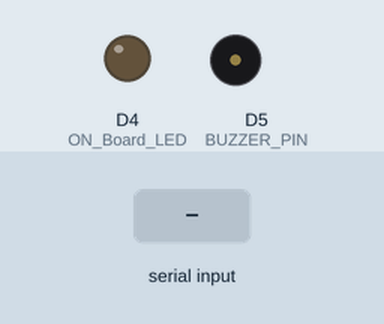
This sketch was run on a simulated ESP8266 (NodeMCU). On the bench: output pins drawn as LEDs (lit = HIGH), buzzer (waves = sounding). Inputs (shaded band) come from the test bench. WiFi joins after 1.5 s; servers stay silent unless stated; uploads are accepted with an empty reply; what the sketch prints to the serial monitor is not drawn.

Above: at 0.0 s.
At 3.2 s:
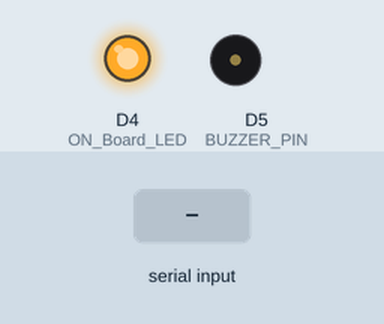
3.3 s: "90,45\n" received over the second serial link
At 6.3 s:
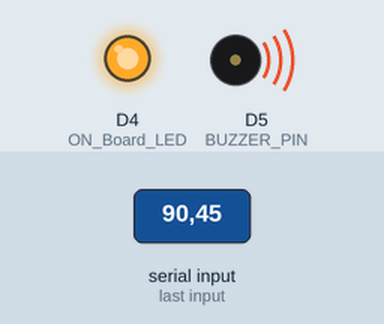
Timing chart, 0 to 8.1 s (numbered marks = the images above; inputs shaded):
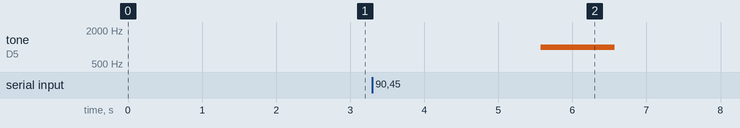

Measured:
- after the input at 3.3 s, tone on D5 (BUZZER_PIN): silent → 1000 Hz after 2.3 s, → silent 1.0 s later

The sketch:

wifi_esp8266.ino
```cpp
#include <ESP8266WiFi.h>
#include <WiFiClientSecure.h>

#include <WiFiManager.h>
#include <SoftwareSerial.h>


#define BUZZER_PIN D5
SoftwareSerial Uno(D7, D8);  // D7 : RX , D8 : TX

#define ON_Board_LED D4
const char* host = "script.google.com";
const int httpsPort = 443;
WiFiClientSecure client;

bool buttonPressed = false;

const int arraySize = 5;
double values[arraySize];
int currentIndex = 0;

String GAS_ID = "AKfycbx89OfUGH3m942fnMz4mwcKt6lp75Sd-eEJOISU_HFRkyc2WKqoyp-lbkA-cXItSKtg";

void setup() {
  Serial.begin(9600);
  Uno.begin(115200);
  delay(500);
  pinMode(ON_Board_LED, OUTPUT);
  digitalWrite(ON_Board_LED, HIGH);
  pinMode(BUZZER_PIN, OUTPUT);

  WiFiManager wifiManager;
  wifiManager.setConnectTimeout(30);
  wifiManager.setDebugOutput(true);
  wifiManager.resetSettings();
  wifiManager.setConfigPortalTimeout(180);

  if (!wifiManager.autoConnect("TALLO")) {
    Serial.println("เชื่อมต่อไม่สำเร็จ กำลังเข้าสู่โหมด AP");
    ESP.restart();
  }

  if (WiFi.status() == WL_CONNECTED) {
    Serial.println("เชื่อมต่อกับ WiFi สำเร็จ!");
    Serial.print("IP address: ");
    Serial.println(WiFi.localIP());
  }

  client.setInsecure();
}

void connectToWiFi() {
  if (WiFi.status() != WL_CONNECTED) {
    WiFiManager wifiManager;
    wifiManager.autoConnect("TALLO");

    unsigned long startAttemptTime = millis();

    while (WiFi.status() != WL_CONNECTED && millis() - startAttemptTime < 10000) {
      delay(500);
      Serial.print(".");
    }

    if (WiFi.status() != WL_CONNECTED) {
      Serial.println("\nเชื่อมต่อ Wi-Fi ล้มเหลว กำลังรีบูต...");
      ESP.restart();
    } else {
      Serial.println("\nเชื่อมต่อกับ Wi-Fi สำเร็จ!");
      Serial.print("IP Address: ");
      Serial.println(WiFi.localIP());
    }
  }
}

void loop() {
  connectToWiFi();

  if (Uno.available() > 0) {
    String input = Uno.readString();
    double value = input.toFloat();

      // แปลงค่าต่างๆ โดยใช้ค่าเฉลี่ย
      double cm = value;
      double m = value / 100;
      double inch = value / 2.54;
      double foot = value / 30;

      sendData(cm, m, inch, foot);
  }
}


void sendData(float value, float value2, float value3, float value4) {
  Serial.print("กำลังเชื่อมต่อกับ ");
  Serial.println(host);

  if (!client.connect(host, httpsPort)) {
    Serial.println("การเชื่อมต่อล้มเหลว กำลังเชื่อมต่อ WiFi ใหม่...");
    connectToWiFi();
    return;
  }

  String url = "/macros/s/" + GAS_ID + "/exec?cm=" + String(value, 3) + "&m=" + String(value2, 3) + "&inch=" + String(value3, 3) + "&foot=" + String(value4, 3);
  client.print(String("GET ") + url + " HTTP/1.1\r\n" +
               "Host: " + host + "\r\n" +
               "User-Agent: ESP8266\r\n" +
               "Connection: close\r\n\r\n");

  Serial.println("ส่งคำขอแล้ว");

  while (client.connected()) {
    String line = client.readStringUntil('\n');
    if (line == "\r") {
      Serial.println("รับ Headers สำเร็จ");
      break;
    }
  }
  String line = client.readStringUntil('\n');
  if (line.startsWith("{\"state\":\"success\"")) {
    Serial.println("ส่งข้อมูลสำเร็จ!");
  } else {
    Serial.println("การส่งข้อมูลล้มเหลว");
    tone(BUZZER_PIN, 1000);
    delay(1000);
    noTone(BUZZER_PIN);
    delay(500);
  }
  client.stop();
}
```
